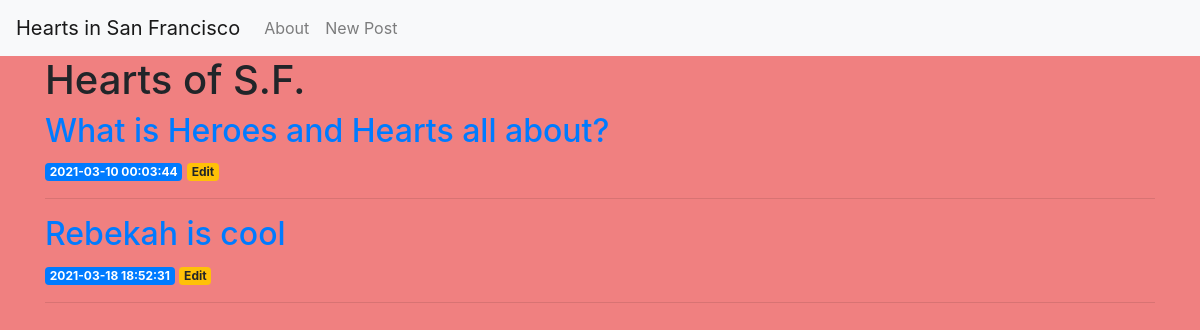
Before: / with the older database file.
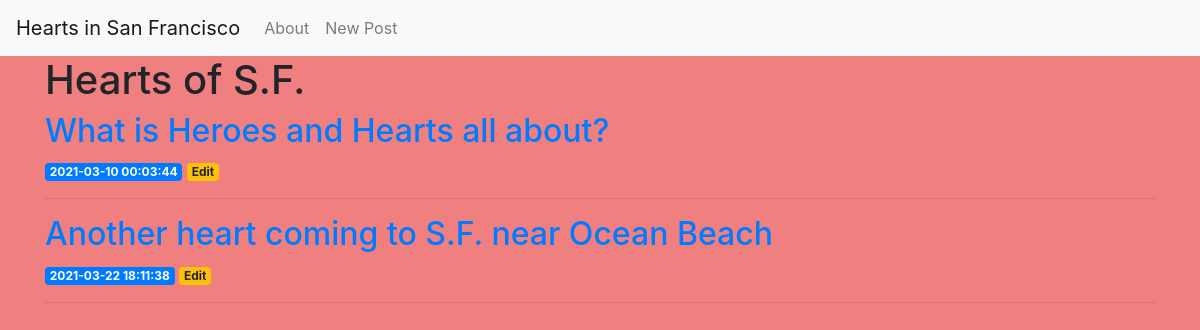
After: the same page with the newer database file.
### tables this page shows
CREATE TABLE posts (
    id INTEGER PRIMARY KEY AUTOINCREMENT, 
    created TIMESTAMP NOT NULL DEFAULT CURRENT_TIMESTAMP,
    title TEXT NOT NULL,
    content TEXT NOT NULL
);

### app.py (the view)
@app.route('/')
def index():
    conn = get_db_connection()
    posts = conn.execute('SELECT * FROM posts').fetchall()
    conn.close()
    return render_template('index.html', posts=posts)

### app.py (called while the page is built)
def get_db_connection():
    conn = sqlite3.connect('database.db')
    conn.row_factory = sqlite3.Row
    return conn

### templates/index.html
{% extends 'base.html' %}
{% block content %}
    <h1>{% block title %} Hearts of S.F. {% endblock %}</h1>
    {% for post in posts %}
    <a href="{{ url_for('post', post_id=post['id']) }}">
        <h2>{{ post['title'] }}</h2>
    </a>
    <span class="badge badge-primary">{{ post['created'] }}</span>
    <a href="{{ url_for('edit', id=post['id']) }}">
        <span class="badge badge-warning">Edit</span>
    </a>
    <hr>
{% endfor %}
{% endblock %}

### templates/base.html (shortened to what this page needs)
<!doctype html>
<html lang="en">
  <head>
    <link rel="stylesheet" href="https://stackpath.bootstrapcdn.com/bootstrap/4.3.1/css/bootstrap.min.css">
  </head>
  <body>
    <nav class="navbar navbar-expand-md navbar-light bg-light">
      <a class="navbar-brand" href="{{ url_for('index')}}">Hearts in San Francisco</a>
      <div class="collapse navbar-collapse" id="navbarNav">
          <ul class="navbar-nav">
          <li class="nav-item">
              <a class="nav-link" href="#">About</a>
          </li>
          <li class="nav-item">
              <a class="nav-link" href="{{url_for('create')}}">New Post</a>
          </li>
          </ul>
      </div>
  </nav>
  <div class="container">
      {% block content %} {% endblock %}
  </div>
  </body>
</html>

### templates/base.html (style rules this page uses)
body { background-color: lightcoral; }

Changed rows visible on the page:
removed posts: title "Rebekah is cool", created "2021-03-18 18:52:31"
added posts: title "Another heart coming to S.F. near Ocean Beach", created "2021-03-22 18:11:38"
